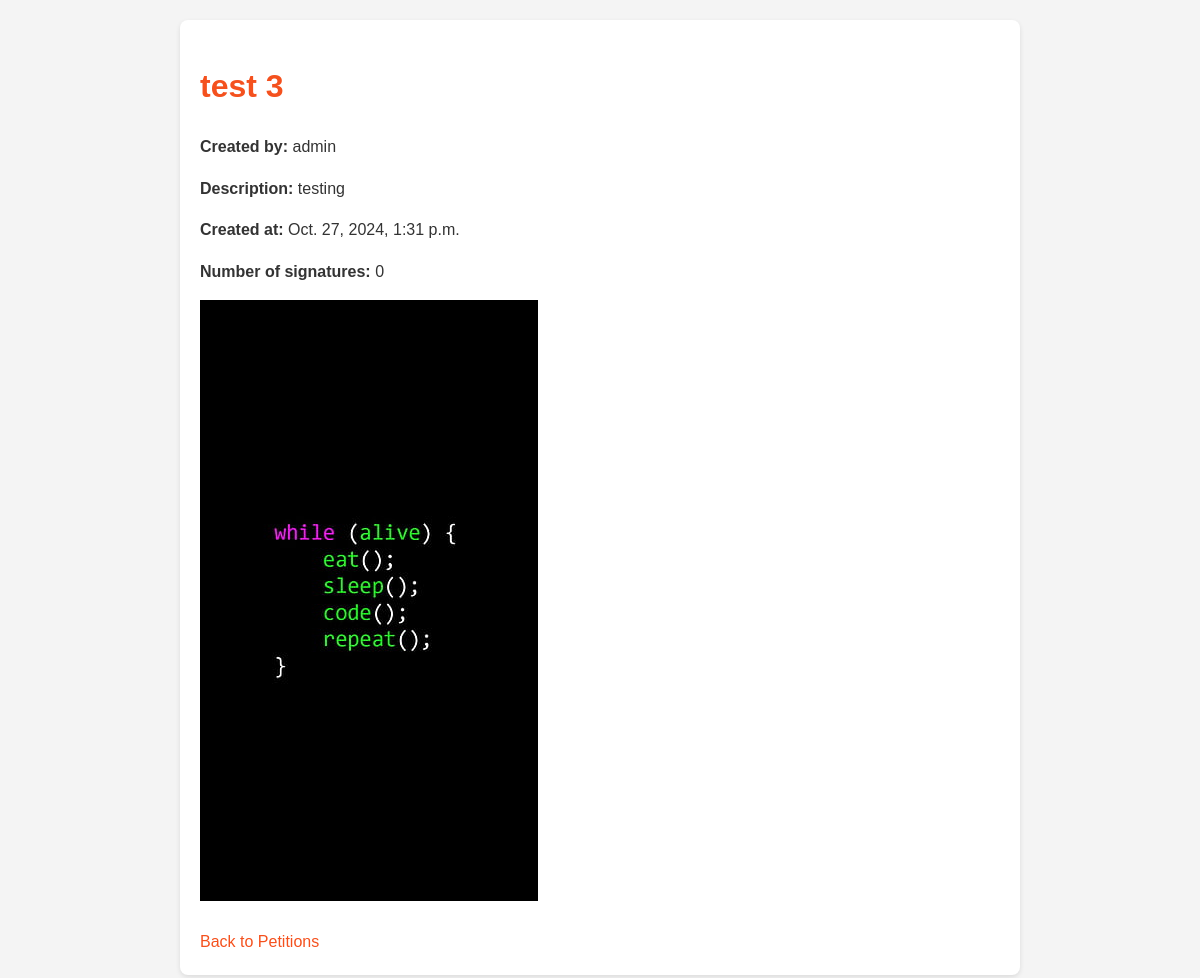
The app's page /complaints/petition/6/ with its own data.
### complaints/models.py (models this page shows, shortened)
class Petition(models.Model):
    title = models.CharField(max_length=255)
    description = models.TextField()
    created_by = models.ForeignKey(User, on_delete=models.CASCADE)
    signatures = models.ManyToManyField(User, related_name='signed_petitions', blank=True)
    created_at = models.DateTimeField(auto_now_add=True)
    updated_at = models.DateTimeField(auto_now=True)
    is_edited = models.BooleanField(default=False)
    image = models.ImageField(upload_to='petitions/', blank=True, null=True)  # Add this line
    def signature_count(self):
        return self.signatures.count()

### complaints/views.py (the view)
# urls.py: path('petition/<int:petition_id>/', views.petition_detail, name='petition_detail'),
def petition_detail(request, petition_id):
    petition = get_object_or_404(Petition, id=petition_id)
    return render(request, 'complaints/petition_detail.html', {'petition': petition})

### complaints/templates/complaints/petition_detail.html (shortened to what this page needs)
<!DOCTYPE html>
<html lang="en">
<head>
</head>
<body>
    <div class="container">
        <h1>{{ petition.title }}</h1>
        <p><strong>Created by:</strong> {{ petition.created_by.username }}</p>
        <p><strong>Description:</strong> {{ petition.description }}</p>
        <p><strong>Created at:</strong> {{ petition.created_at }}</p>
        <p><strong>Number of signatures:</strong> {{ petition.signature_count }}</p>
        {% if petition.image %}
            <img src="{{ petition.image.url }}" alt="Image for {{ petition.title }}" style="max-width: 100%; height: auto;">
        {% endif %}
        <div class="actions">
            <a href="{% url 'petition_list' %}">Back to Petitions</a>
        </div>
    </div>
</body>
</html>

### complaints/templates/complaints/petition_detail.html (style rules this page uses)
body { font-family: Arial, sans-serif; background-color: #f4f4f4; color: #333; line-height: 1.6; margin: 20px; }
.container { max-width: 800px; margin: 0 auto; padding: 20px; background: white; border-radius: 8px; box-shadow: 0 2px 5px rgba(0, 0, 0, 0.1); }
h1 { color: #f4511e; }
.actions { margin-top: 20px; }
.actions a { margin-right: 15px; text-decoration: none; color: #f4511e; }

### records on screen
Petition: title "test 3", created_by.username "admin", description "testing", created_at "Oct. 27, 2024, 1:31 p.m.", signature_count "0", image (picture)
